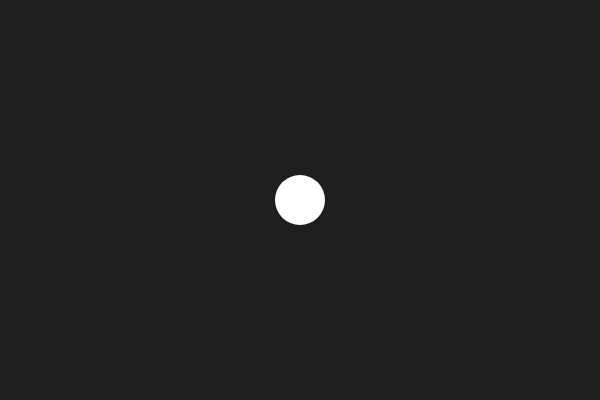
Frame 1 (no input)
Frame 60 (no input): identical to frame 1, image omitted
Frame 120 (the mouse pressed at the canvas centre since frame 60): identical to frame 1, image omitted

The p5.js sketch that drew this single still picture (run headless with seeded random() and noise() and a simulated clock; from frame 60 on, the mouse is pressed at the canvas centre):

// p5.js sketch
// ── sketch.js
let diamteter = 50;
let speed = 2;

function setup() {
    // Runs once
    createCanvas(600, 400); // width, height
}

function draw() {
    // Runs every frame (default ~60 fps)
    background(30);

    if (keyIsDown("j")) {
        diamteter += speed;

        if (diamteter > 400) {
            diamteter = 50;
        }
    }

    // circle
    noStroke();
    fill(255);
    circle(width/2, height/2, diamteter);
}

function keyPressed() {
    if (key === "s") {
        speed += 5;

        if (speed > 50) {
            speed = 2;
        }
    }
}
